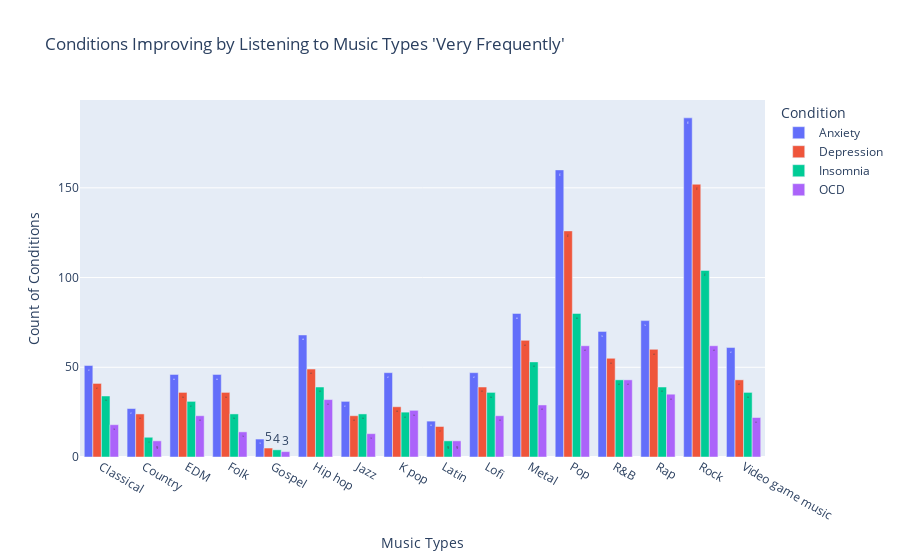

Write notebook code for a chart like this one.
### Code cell
# Step 1: Filter rows where 'Music effects' is 'Improve'
filtered_df = df[df["Music effects"] == "Improve"]

# Step 2: Include rows where at least one condition is 5 or greater
condition_columns = ["Anxiety", "Depression", "Insomnia", "OCD"]
filtered_df = filtered_df[filtered_df[condition_columns].ge(5).any(axis=1)]

# Step 3: Extract music types with 'Very frequently'
frequency_columns = [col for col in df.columns if col.startswith("Frequency")]
music_type_conditions = filtered_df.melt(
    id_vars=condition_columns + ["Music effects"], 
    value_vars=frequency_columns, 
    var_name="Music Type", 
    value_name="Frequency"
)
music_type_conditions = music_type_conditions[music_type_conditions["Frequency"] == "Very frequently"]

# Step 4: Count occurrences by Music Type and Condition
music_type_conditions["Music Type"] = music_type_conditions["Music Type"].str.extract(r"\[(.*?)]")  # Extract music type
condition_counts = music_type_conditions.melt(
    id_vars=["Music Type"], 
    value_vars=condition_columns, 
    var_name="Condition", 
    value_name="Severity"
)
condition_counts = condition_counts[condition_counts["Severity"] >= 5]
result = condition_counts.groupby(["Music Type", "Condition"]).size().reset_index(name="Count")

# Step 5: Create a grouped bar chart
fig = px.bar(
    result,
    x="Music Type",
    y="Count",
    color="Condition",
    title="Conditions Improving by Listening to Music Types 'Very Frequently'",
    labels={"Count": "Count of Conditions", "Music Type": "Music Types", "Condition": "Condition"},
    barmode="group",
    text="Count"
)

# Show the graph
fig.show()

### Figure 1 — Plotly figure (JSON) as saved in the notebook; plotly's stock layout.template omitted (floating-point values rounded to 4 significant figures)
{"data": [{"alignmentgroup": "True", "hovertemplate": "Condition=Anxiety<br>Music Types=%{x}<br>Count of Conditions=%{text}<extra></extra>", "legendgroup": "Anxiety", "marker": {"color": "#636efa", "pattern": {"shape": ""}}, "name": "Anxiety", "offsetgroup": "Anxiety", "orientation": "v", "showlegend": true, "text": [51.0, 27.0, 46.0, 46.0, 10.0, 68.0, 31.0, 47.0, 20.0, 47.0, 80.0, 160.0, 70.0, 76.0, 189.0, 61.0], "textposition": "auto", "type": "bar", "x": ["Classical", "Country", "EDM", "Folk", "Gospel", "Hip hop", "Jazz", "K pop", "Latin", "Lofi", "Metal", "Pop", "R&B", "Rap", "Rock", "Video game music"], "xaxis": "x", "y": [51, 27, 46, 46, 10, 68, 31, 47, 20, 47, 80, 160, 70, 76, 189, 61], "yaxis": "y"}, {"alignmentgroup": "True", "hovertemplate": "Condition=Depression<br>Music Types=%{x}<br>Count of Conditions=%{text}<extra></extra>", "legendgroup": "Depression", "marker": {"color": "#EF553B", "pattern": {"shape": ""}}, "name": "Depression", "offsetgroup": "Depression", "orientation": "v", "showlegend": true, "text": [41.0, 24.0, 36.0, 36.0, 5.0, 49.0, 23.0, 28.0, 17.0, 39.0, 65.0, 126.0, 55.0, 60.0, 152.0, 43.0], "textposition": "auto", "type": "bar", "x": ["Classical", "Country", "EDM", "Folk", "Gospel", "Hip hop", "Jazz", "K pop", "Latin", "Lofi", "Metal", "Pop", "R&B", "Rap", "Rock", "Video game music"], "xaxis": "x", "y": [41, 24, 36, 36, 5, 49, 23, 28, 17, 39, 65, 126, 55, 60, 152, 43], "yaxis": "y"}, {"alignmentgroup": "True", "hovertemplate": "Condition=Insomnia<br>Music Types=%{x}<br>Count of Conditions=%{text}<extra></extra>", "legendgroup": "Insomnia", "marker": {"color": "#00cc96", "pattern": {"shape": ""}}, "name": "Insomnia", "offsetgroup": "Insomnia", "orientation": "v", "showlegend": true, "text": [34.0, 11.0, 31.0, 24.0, 4.0, 39.0, 24.0, 25.0, 9.0, 36.0, 53.0, 80.0, 43.0, 39.0, 104.0, 36.0], "textposition": "auto", "type": "bar", "x": ["Classical", "Country", "EDM", "Folk", "Gospel", "Hip hop", "Jazz", "K pop", "Latin", "Lofi", "Metal", "Pop", "R&B", "Rap", "Rock", "Video game music"], "xaxis": "x", "y": [34, 11, 31, 24, 4, 39, 24, 25, 9, 36, 53, 80, 43, 39, 104, 36], "yaxis": "y"}, {"alignmentgroup": "True", "hovertemplate": "Condition=OCD<br>Music Types=%{x}<br>Count of Conditions=%{text}<extra></extra>", "legendgroup": "OCD", "marker": {"color": "#ab63fa", "pattern": {"shape": ""}}, "name": "OCD", "offsetgroup": "OCD", "orientation": "v", "showlegend": true, "text": [18.0, 9.0, 23.0, 14.0, 3.0, 32.0, 13.0, 26.0, 9.0, 23.0, 29.0, 62.0, 43.0, 35.0, 62.0, 22.0], "textposition": "auto", "type": "bar", "x": ["Classical", "Country", "EDM", "Folk", "Gospel", "Hip hop", "Jazz", "K pop", "Latin", "Lofi", "Metal", "Pop", "R&B", "Rap", "Rock", "Video game music"], "xaxis": "x", "y": [18, 9, 23, 14, 3, 32, 13, 26, 9, 23, 29, 62, 43, 35, 62, 22], "yaxis": "y"}], "layout": {"barmode": "group", "legend": {"title": {"text": "Condition"}, "tracegroupgap": 0}, "title": {"text": "Conditions Improving by Listening to Music Types 'Very Frequently'"}, "xaxis": {"anchor": "y", "domain": [0, 1], "title": {"text": "Music Types"}}, "yaxis": {"anchor": "x", "domain": [0, 1], "title": {"text": "Count of Conditions"}}}}
